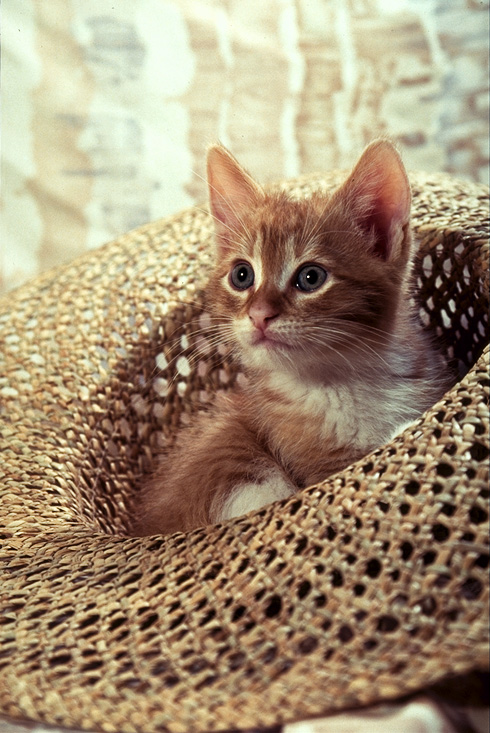
#> input picture cat.png, 490 x 733 px
$ jupyter execute croping_image_using_PIL.ipynb
#> lines starting #> are read from the running program, lines starting #| are printed output that depends on the picture
[cell 1]
import matplotlib.pyplot as plt
from PIL import Image
import numpy as np

[cell 2]
image = Image.open("cat.png")
#> image is the input picture: PIL image 490x733 RGB; mean R, G, B 162.7, 143.2, 116.7
plt.figure(figsize=(10,10))
plt.imshow(image)
plt.show()

[cell 3]
array = np.array(image)
width, height, C = array.shape
#> width = 733; height = 490; C = 3
print('width, height, C', width, height, C)
#| width, height, C 733 490 3

[cell 4]
array_flip = np.zeros((width, height, C), dtype=np.uint8)

[cell 5]
for i,row in enumerate(array):
    array_flip[width - 1 - i, :, :] = row
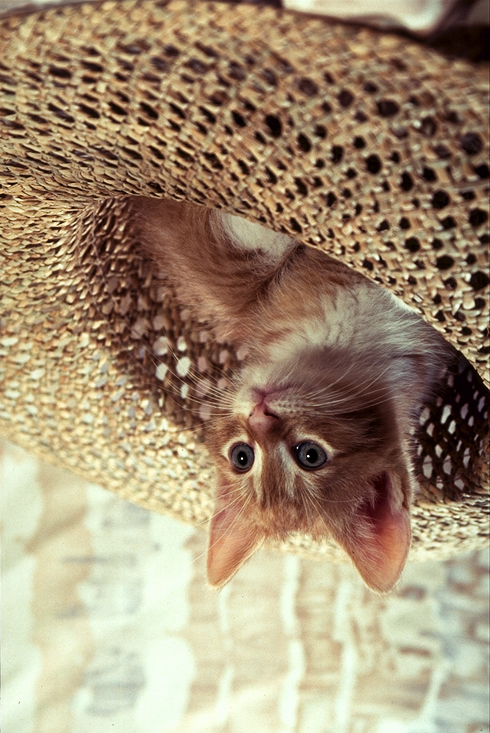
#> array_flip: shape (733, 490, 3); mean of channels 0, 1, 2 162.7, 143.2, 116.7; drawn as R, G, B

[cell 6]
upper = 150
lower = 400
crop_top = array[upper: lower,:,:]
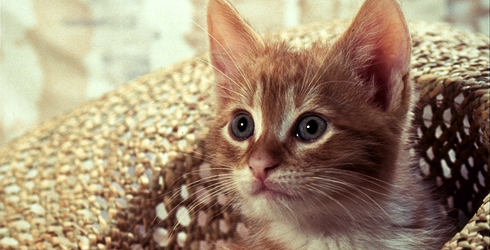
#> crop_top: shape (250, 490, 3); mean R, G, B 160.6, 139.8, 114
plt.figure(figsize=(5,5))
plt.imshow(crop_top)
plt.show()

[cell 7]
left = 150
right = 400
crop_horizontal = crop_top[: ,left:right,:]
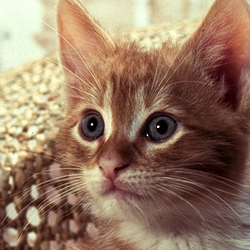
#> crop_horizontal: shape (250, 250, 3); mean R, G, B 150, 120.7, 98.6
plt.figure(figsize=(5,5))
plt.imshow(crop_horizontal)
plt.show()

[cell 8]
image = Image.open("cat.png")
crop_image = image.crop((left, upper, right, lower))
plt.figure(figsize=(5,5))
plt.imshow(crop_image)
plt.show()

[cell 9]
crop_image = crop_image.transpose(Image.FLIP_LEFT_RIGHT)
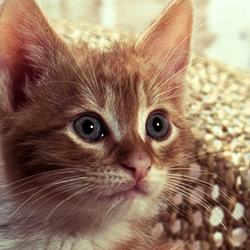
#> crop_image: PIL image 250x250 RGB; mean R, G, B 150, 120.7, 98.6
crop_image

$ run again, with baboon.png copied over cat.png
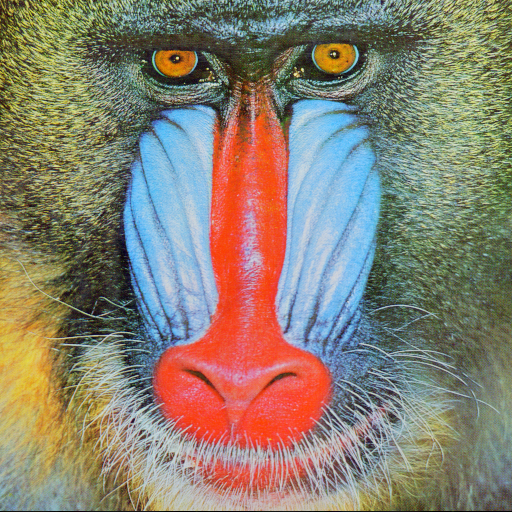
#> input picture baboon.png, 512 x 512 px
#> image is the input picture: PIL image 512x512 RGB; mean R, G, B 137.4, 128.9, 113.1
#| width, height, C 512 512 3
#> after the loop `for i,row in enumerate(array):`:
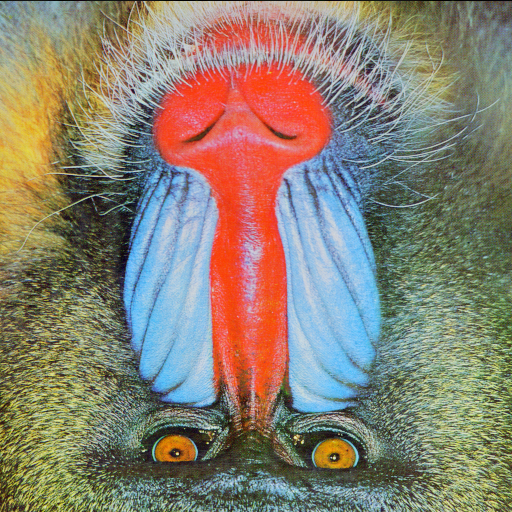
#> array_flip: shape (512, 512, 3); mean of channels 0, 1, 2 137.4, 128.9, 113.1; drawn as R, G, B
#> `crop_image = crop_image.transpose(Image.FLIP_LEFT_RIGHT)`:
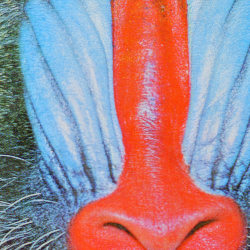
#> crop_image: PIL image 250x250 RGB; mean R, G, B 165.7, 136, 146.5

$ run again, with barbara.png copied over cat.png
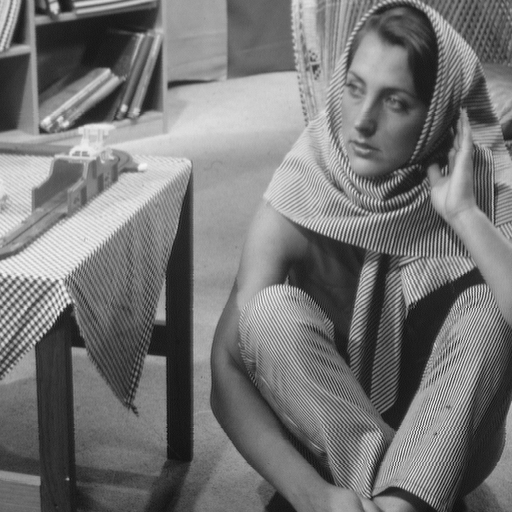
#> input picture barbara.png, 512 x 512 px
#> image is the input picture: PIL image 512x512 L; min 12, max 246, mean 117.4
#> `crop_image = image.crop((left, upper, right, lower))`:
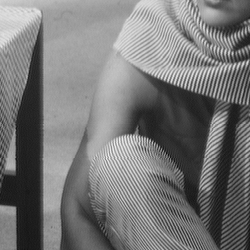
#> crop_image: PIL image 250x250 L; min 12, max 241, mean 119.1
#> `crop_image = crop_image.transpose(Image.FLIP_LEFT_RIGHT)`:
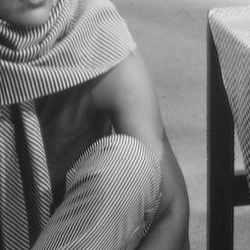
#> crop_image: PIL image 250x250 L; min 12, max 241, mean 119.1
